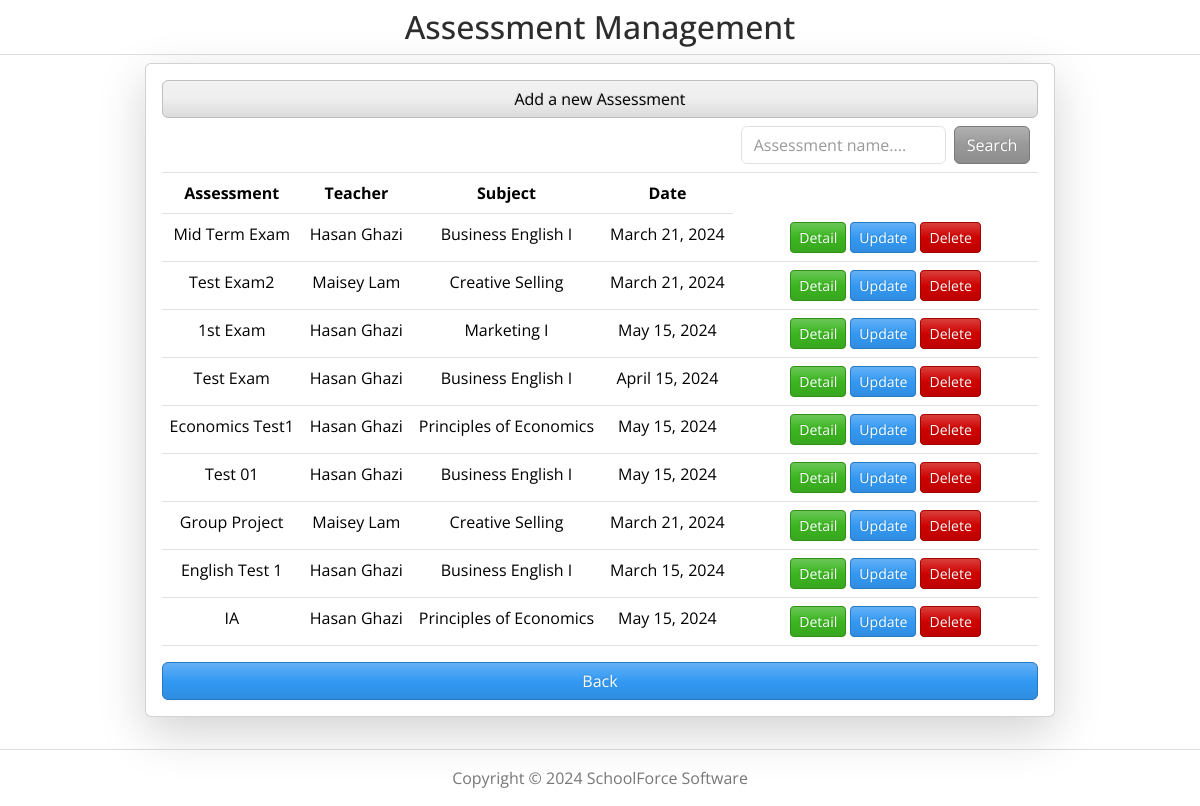
Before: /exam_list/ (signed in) with the older database file.
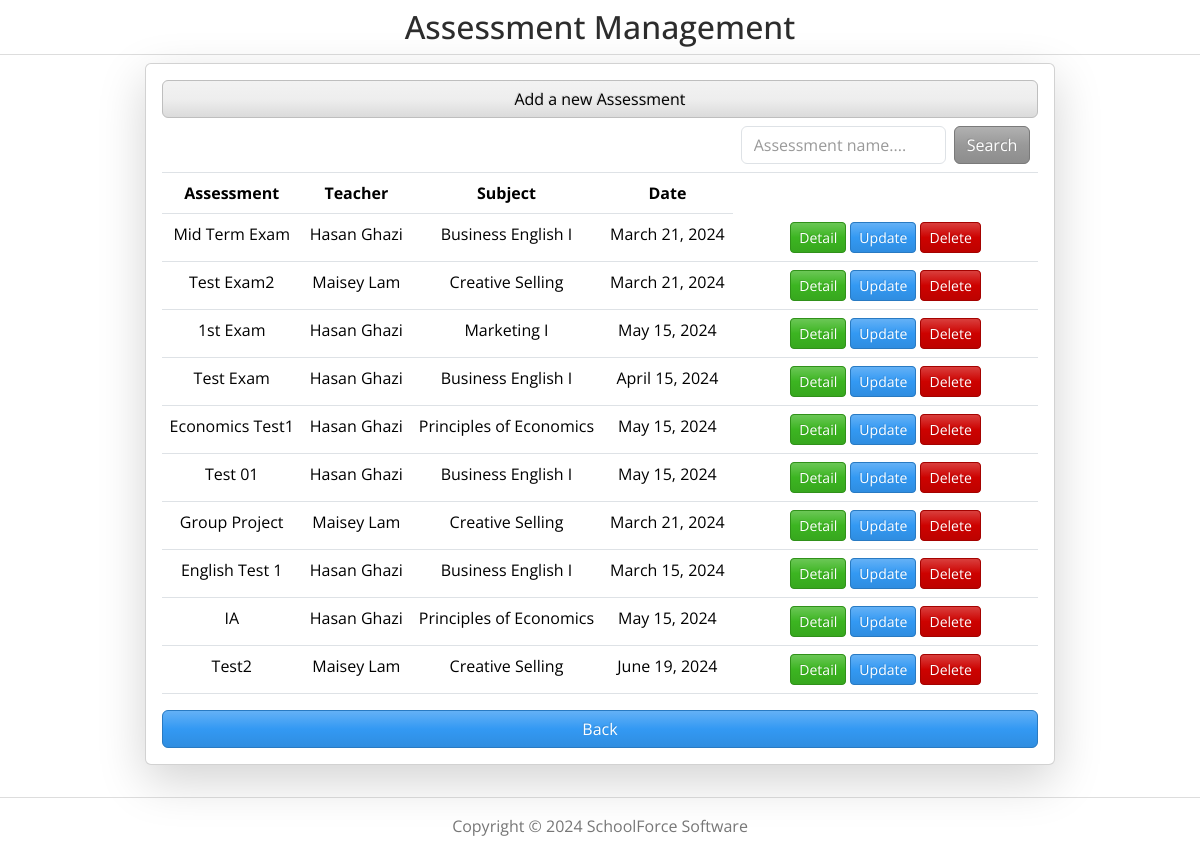
After: the same page with the newer database file.
### cmsmain/models.py (models this page shows, shortened)
class Exam(models.Model):
    course_class = models.ForeignKey(CourseClass, on_delete=models.CASCADE, related_name='exams', null=True, blank=True)
    name = models.CharField(max_length=100)
    total = models.IntegerField()
    weight = models.IntegerField()
    description = models.TextField(null=True, blank=True)
    location = models.ForeignKey(Location, on_delete=models.CASCADE, related_name='exams', null=True, blank=True)
    date = models.DateField()

class CourseClass(models.Model):
    class_code = models.CharField(max_length=20)
    class_name = models.CharField(max_length=30)
    subject = models.ForeignKey(Subject, on_delete=models.CASCADE, related_name='classes')
    term = models.ForeignKey(Term, on_delete=models.CASCADE, related_name='classes')
    teacher = models.ForeignKey(Teacher, on_delete=models.CASCADE, related_name='classes')
    students = models.ManyToManyField(Student, related_name='classes', blank=True)

class Teacher(models.Model):
    user = models.OneToOneField(User, on_delete=models.CASCADE)
    subjects = models.ManyToManyField(Subject, related_name='teachers')
    first_name = models.CharField(max_length=50)
    last_name = models.CharField(max_length=50)
    phone = models.CharField(max_length=20, null=True, blank=True)
    email = models.EmailField(max_length=100)
    date_joined = models.DateField(null=True, blank=True)
    created_at = models.DateTimeField(auto_now_add=True, null=True, blank=True)
    def __str__(self):
        return f'{self.first_name} {self.last_name}'

class Subject(models.Model):
    code = models.CharField(max_length=20, unique=True)
    name = models.CharField(max_length=100)
    def __str__(self):
        return self.name

### cmsmain/views.py (the view)
# urls.py: path('exam_list/', views.ExamListView.as_view(), name='exam_list'),
@method_decorator(login_required, name='dispatch')
class ExamListView(ListView):
    model = Exam
    template_name = 'app_assessments/exam_list.html'

### cmsmain/templates/app_assessments/exam_list.html
{% extends 'cmsmain/base.html' %}
{% load static %}
{% block content %}
<h2 class="text-center mt-2">Assessment Management</h2>
<hr class="mt-0 mb-2">
<div class="d-flex justify-content-center">
    <div class="row">
        <div class="col col-md">
            <div class="card card-body shadow-lg bg-body rounded">
                <a class="btn btn-light" href="/exam_create/">Add a new Assessment</a>
                <table class="table">
                    <tr>
                        <td></td>
                        <td></td>
                        <td></td>
                        <td></td>
                        <td>
                        <form class="d-flex float-end" action="{% url 'exam_search' %}" method="get">
                            <input class="form-control me-sm-2" name="q" type="text" placeholder="Assessment name....">
                            <button class="btn btn-secondary my-2 my-sm-0" type="submit">Search</button>
                        </form>
                        </td>
                    </tr>
                    <tr>
                        <th> Assessment</th>
                        <th> Teacher</th>
                        <th> Subject</th>
                        <th> Date</th>
                    </tr>
                    {% for exam in exam_list %}
                        <tr>
                            <td> {{exam.name}} </td>
                            <td> {{exam.course_class.teacher}} </td>
                            <td> {{exam.course_class.subject}} </td>
                            <td> {{exam.date}} </td>
                            <td>
                                <a class="btn btn-success btn-sm" href="{% url 'exam_detail' exam.id %}">Detail</a>
                                <a class="btn btn-info btn-sm" href="{% url 'exam_update' exam.id %}">Update</a>
                                <a class="btn btn-danger btn-sm" href="{% url 'exam_delete' exam.id %}">Delete</a>
                            </td>
                        </tr>
                    {% endfor %}
                </table>
                <a class="btn btn-info" href="{% url 'custom_page' %}">Back</a>
            </div>
        </div>
    </div>
</div>
{% endblock %}

Changed rows visible on the page:
added Exam: name "Test2", course_class.teacher "Maisey Lam", course_class.subject "Creative Selling", date "June 19, 2024"
